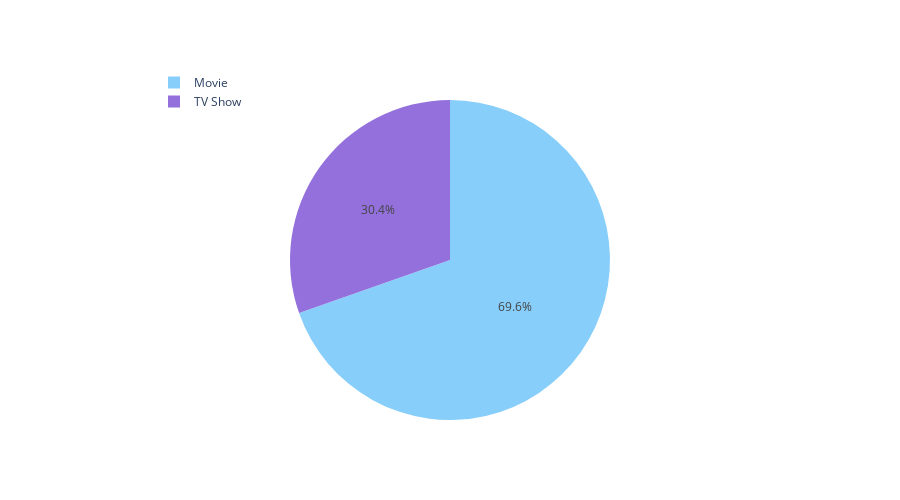

Notebook code for this chart:
### Code cell
#Percent Distribution
ng_type = df['type'].value_counts().reset_index()
ng_type = ng_type.rename(columns = {'type': 'count','index':'type'})
t = go.Pie(values=ng_type['count'],labels=ng_type['type'],marker=dict(colors=['LightSkyBlue','MediumPurple']))
layout = go.Layout(height=500,legend=dict(x=0.1,y=1.1))
fig = go.Figure(data=[t],layout=layout)
iplot(fig)

### Figure 1 — Plotly figure (JSON) as saved in the notebook; plotly's stock layout.template omitted (floating-point values rounded to 4 significant figures)
{"data": [{"labels": ["Movie", "TV Show"], "marker": {"colors": ["LightSkyBlue", "MediumPurple"]}, "type": "pie", "values": [6131, 2676]}], "layout": {"height": 500, "legend": {"x": 0.1, "y": 1.1}}}
